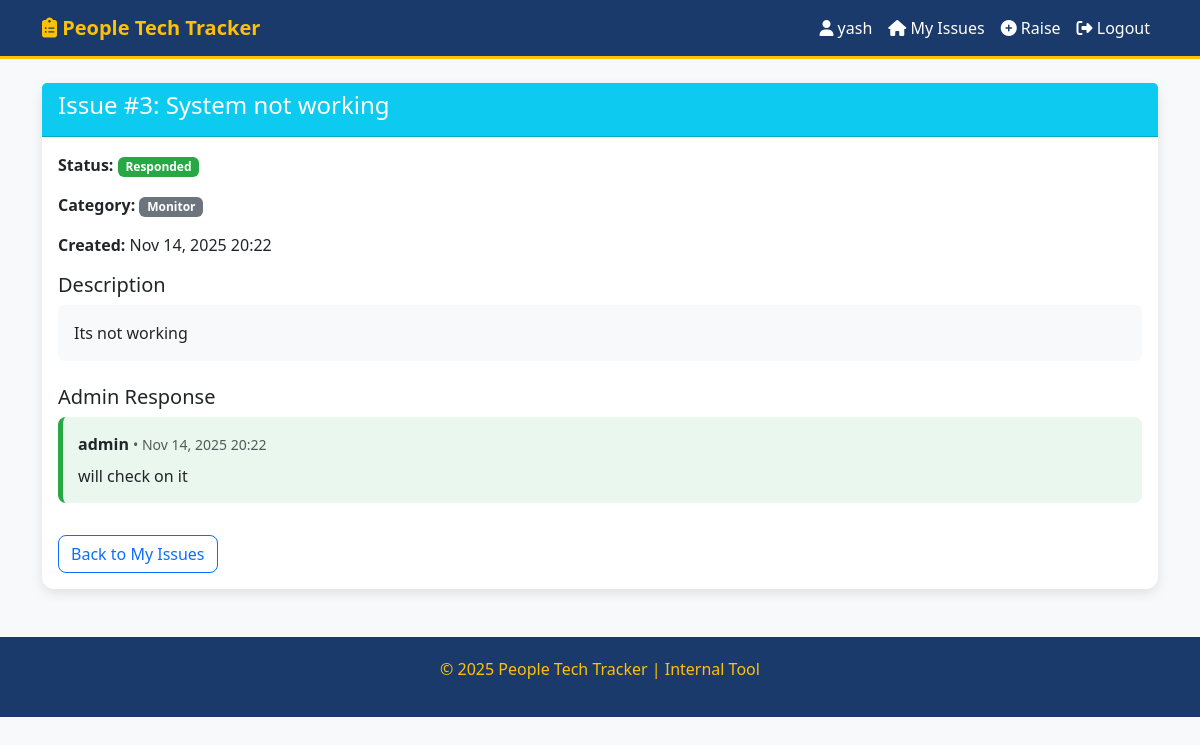
The app's page /view_issue/3 (signed in) with its own data.
### models.py (models this page shows)
class User(db.Model, UserMixin):
    id = db.Column(db.Integer, primary_key=True)
    username = db.Column(db.String(150), unique=True, nullable=False)
    password = db.Column(db.String(150), nullable=False)
    is_admin = db.Column(db.Boolean, default=False)
    issues = db.relationship('Issue', backref='user', lazy=True)

class Issue(db.Model):
    id = db.Column(db.Integer, primary_key=True)
    title = db.Column(db.String(100), nullable=False)
    description = db.Column(db.Text, nullable=False)
    category = db.Column(db.String(50), nullable=False)  # e.g., 'leave', 'documentation', 'monitor'
    status = db.Column(db.String(50), default='Open')
    created_at = db.Column(db.DateTime, default=datetime.utcnow)
    user_id = db.Column(db.Integer, db.ForeignKey('user.id'), nullable=False)
    responses = db.relationship('Response', backref='issue', lazy=True)

class Response(db.Model):
    id = db.Column(db.Integer, primary_key=True)
    content = db.Column(db.Text, nullable=False)
    created_at = db.Column(db.DateTime, default=datetime.utcnow)
    issue_id = db.Column(db.Integer, db.ForeignKey('issue.id'), nullable=False)
    admin_id = db.Column(db.Integer, db.ForeignKey('user.id'), nullable=False)
    admin = db.relationship('User', foreign_keys=[admin_id])

### routes.py (the view)
@app.route('/view_issue/<int:issue_id>')
@login_required
def view_issue(issue_id):
    issue = Issue.query.get_or_404(issue_id)
    if issue.user_id != current_user.id:
        flash('Access denied.')
        return redirect(url_for('dashboard'))
    responses = Response.query.filter_by(issue_id=issue_id).order_by(Response.created_at).all()
    return render_template('view_issue.html', issue=issue, responses=responses)

### app.py (called while the page is built)
@login_manager.user_loader
def load_user(user_id):
    return User.query.get(int(user_id))

### templates/view_issue.html
{% extends "base.html" %}
{% block content %}
<div class="card">
    <div class="card-header bg-info text-white">
        <h4>Issue #{{ issue.id }}: {{ issue.title }}</h4>
    </div>
    <div class="card-body">
        <p><strong>Status:</strong>
            {% if issue.status == 'Open' %}
                <span class="badge badge-open">Open</span>
            {% else %}
                <span class="badge badge-responded">Responded</span>
            {% endif %}
        </p>
        <p><strong>Category:</strong> <span class="badge bg-secondary">{{ issue.category|title }}</span></p>
        <p><strong>Created:</strong> {{ issue.created_at.strftime('%b %d, %Y %H:%M') }}</p>
        <h5>Description</h5>
        <div class="p-3 bg-light rounded mb-4">{{ issue.description }}</div>
        <h5>Admin Response</h5>
        {% if responses %}
            {% for r in responses %}
            <div class="response-box mb-3">
                <strong>{{ r.admin.username }}</strong>
                <small class="text-muted"> • {{ r.created_at.strftime('%b %d, %Y %H:%M') }}</small>
                <p class="mt-2 mb-0">{{ r.content }}</p>
            </div>
            {% endfor %}
        {% else %}
            <p class="text-muted">No response yet. Please check back later.</p>
        {% endif %}
        <a href="{{ url_for('dashboard') }}" class="btn btn-outline-primary mt-3">
            Back to My Issues
        </a>
    </div>
</div>
{% endblock %}

### templates/base.html (shortened to what this page needs)
<!DOCTYPE html>
<html lang="en">
<head>
    <link href="https://cdn.jsdelivr.net/npm/bootstrap@5.3.0/dist/css/bootstrap.min.css" rel="stylesheet">
    <link href="https://cdnjs.cloudflare.com/ajax/libs/font-awesome/6.4.0/css/all.min.css" rel="stylesheet">
</head>
<body>
    <nav class="navbar navbar-expand-lg navbar-dark">
        <div class="container">
            <a class="navbar-brand" href="/">
                <i class="fas fa-clipboard-list"></i> People Tech Tracker
            </a>
            <div class="navbar-nav ms-auto">
                {% if current_user.is_authenticated %}
                    <span class="nav-link">
                        <i class="fas fa-user"></i> {{ current_user.username }}
                    </span>
                    {% if current_user.is_admin %}
                        <a class="nav-link" href="{{ url_for('admin_dashboard') }}"><i class="fas fa-cog"></i> Admin</a>
                    {% else %}
                        <a class="nav-link" href="{{ url_for('dashboard') }}"><i class="fas fa-home"></i> My Issues</a>
                        <a class="nav-link" href="{{ url_for('raise_issue') }}"><i class="fas fa-plus-circle"></i> Raise</a>
                    {% endif %}
                    <a class="nav-link" href="{{ url_for('logout') }}"><i class="fas fa-sign-out-alt"></i> Logout</a>
                {% else %}
                    <a class="nav-link" href="{{ url_for('login') }}"><i class="fas fa-sign-in-alt"></i> Login</a>
                    <a class="nav-link" href="{{ url_for('register') }}"><i class="fas fa-user-plus"></i> Register</a>
                {% endif %}
            </div>
        </div>
    </nav>
    <div class="container mt-4">
        {% block content %}{% endblock %}
    </div>
    <footer class="footer mt-5">
        <p>&copy; 2025 People Tech Tracker | Internal Tool</p>
    </footer>
</body>
</html>

### templates/base.html (style rules this page uses)
body { background: #f8f9fa; font-family: 'Segoe UI', sans-serif; }
.navbar { background: #1a3a6b; border-bottom: 3px solid #ffc107; }
.navbar-brand { font-weight: bold; color: #ffc107 !important; }
.nav-link { color: #fff !important; font-weight: 500; }
.card { border: none; border-radius: 12px; box-shadow: 0 4px 12px rgba(0,0,0,0.1); }
.btn-outline-primary { border-radius: 8px; }
.badge-responded { background: #28a745; color: white; }
.response-box { background: #e9f7ef; border-left: 5px solid #28a745; padding: 15px; border-radius: 8px; }
.footer { margin-top: 50px; padding: 20px; background: #1a3a6b; color: #ffc107; text-align: center; }

### records on screen
User: username "yash"
Issue: id "3", title "System not working", category "Monitor", created_at "Nov 14, 2025 20:22", description "Its not working"
Response: admin.username "admin", created_at "Nov 14, 2025 20:22", content "will check on it"
